Frame 1 (no input): blank canvas, image omitted
Frame 60 (no input): blank canvas, image omitted
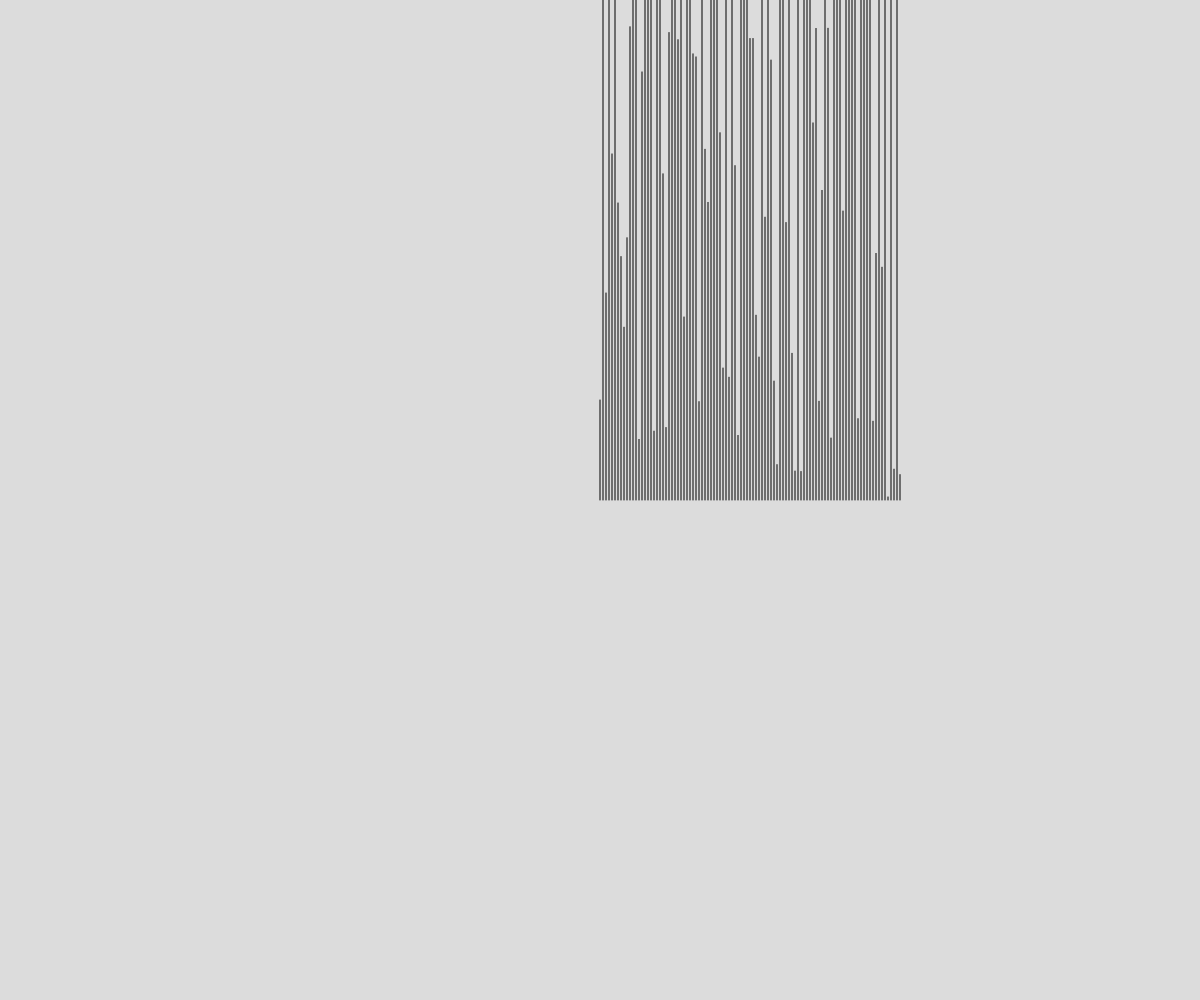
Frame 120 (the mouse pressed at the canvas centre since frame 60)

The p5.js sketch whose frames 1 and 60 were blank and that drew this single picture after the mouse press (run headless with seeded random() and noise() and a simulated clock; from frame 60 on, the mouse is pressed at the canvas centre):

// p5.js sketch
// ── sketch.js
// create an empty array named things
let things = [];

function setup() {
  // full window canvas
  createCanvas(windowWidth, windowHeight);
}

function draw() {
  background(220);
  // draw all the things
  for (let i = 0; i < things.length; i++) {
    things[i].draw();
  }
} // <-- close draw() here

function mousePressed() {
  // create and initialize via the static factory
  let t = Things.create(mouseX, mouseY);
  things.push(t);
}
// ── Thing.js
class Things {
    // create a draw method
    draw() {
        push();
        translate(this.x || 0, this.y || 0);
        stroke(0);
        for (let i = 0; i < (this.values || []).length; i++) {
            const sx = map(i, 0, this.values.length - 1, 0, width * 0.25);
            const sy = this.values[i];
            line(sx, 0, sx, -sy);
        }
        pop();
    }

    // static factory to create and initialize instances (no constructor, no init())
    static create(x, y) {
        const t = new Things();
        t.x = x;
        t.y = y;
        t.values = [100];
        for (let i = 0; i < 100; i++) {
            t.values.push(random(height));
        }
        return t;
    }
}
